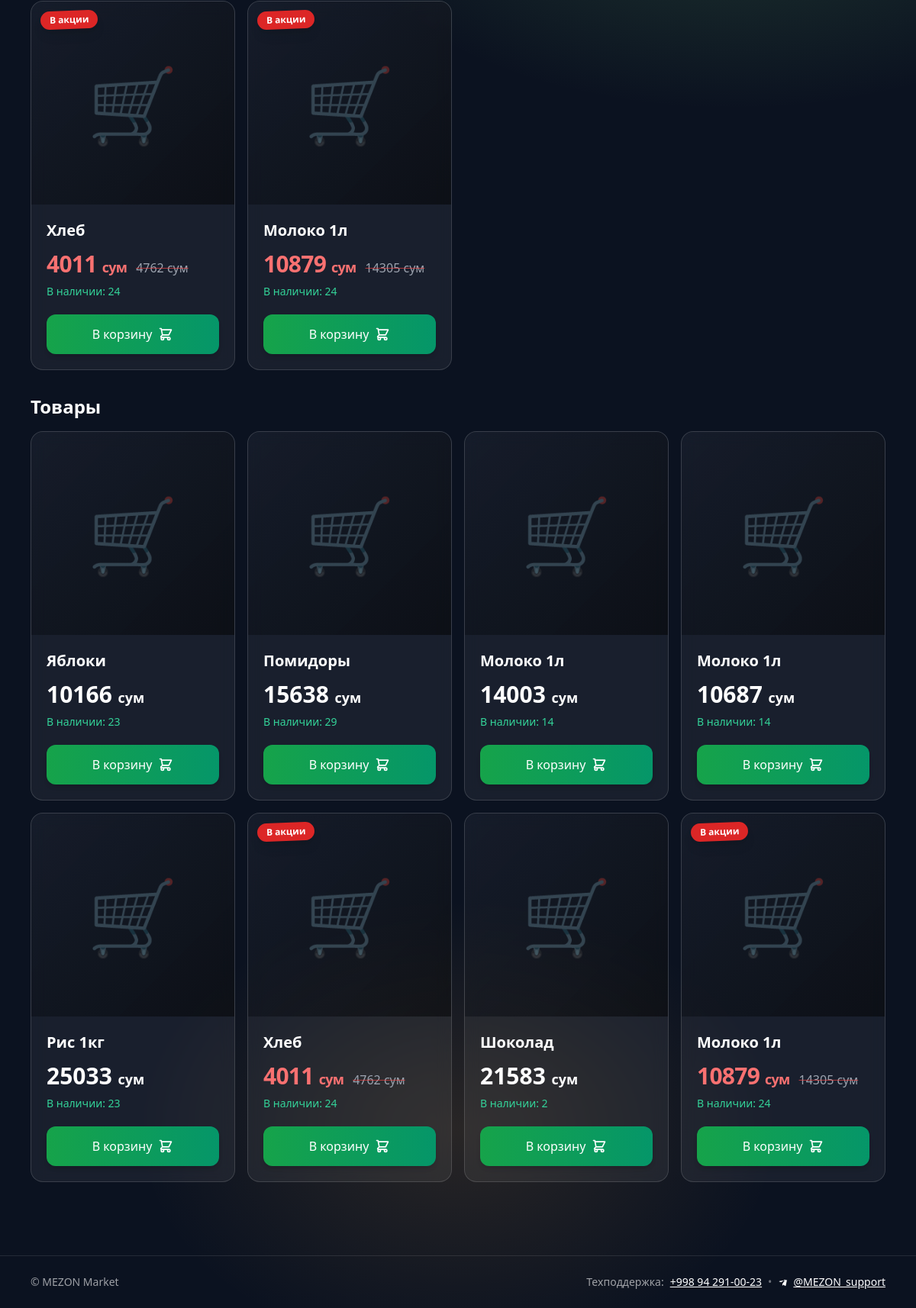
The app's page /category/2/ (lower part), older data.
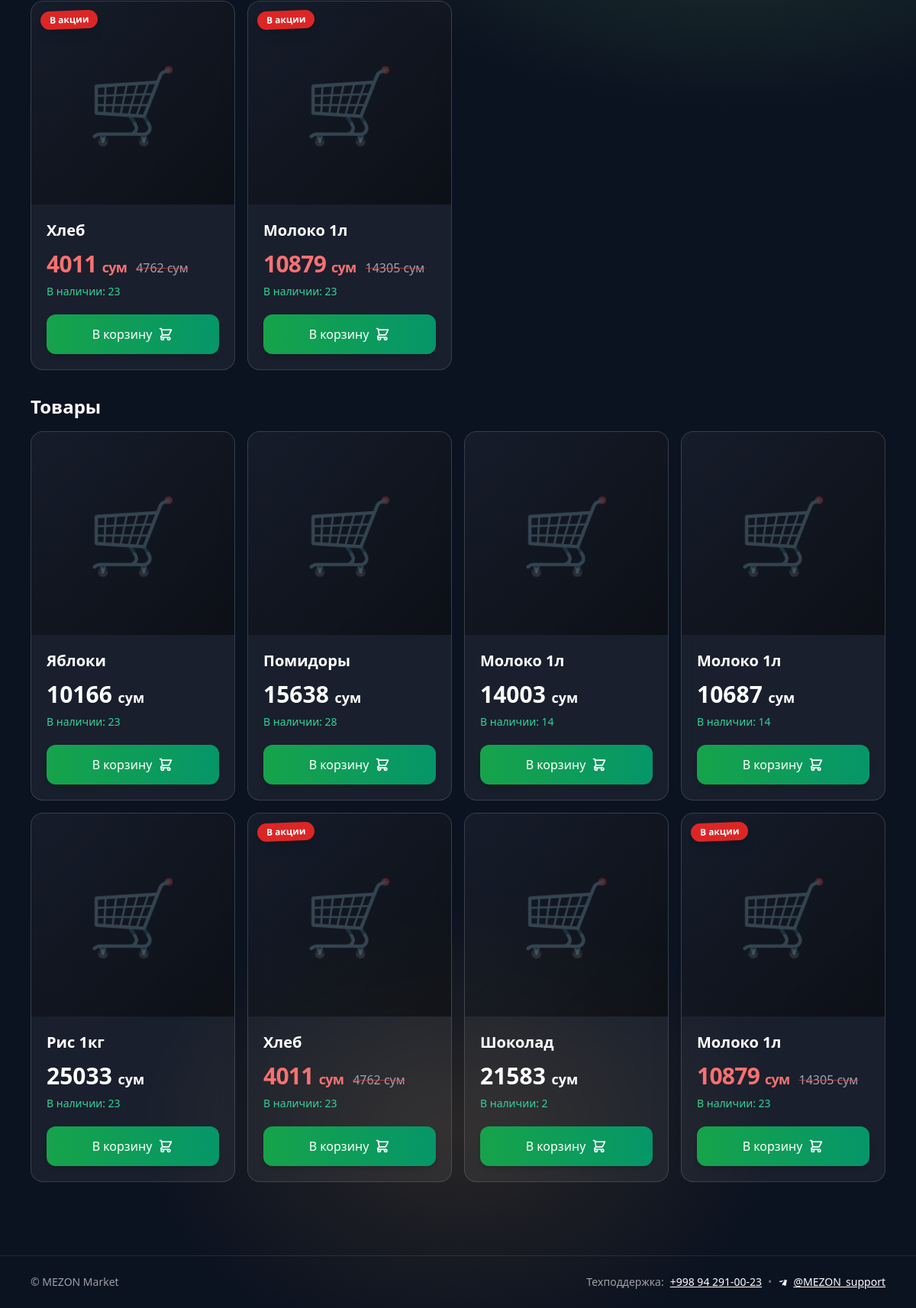
The same page, newer data.
### shop/models.py (models this page shows, shortened)
class Product(models.Model):
    category = models.ForeignKey(
        Category,
        related_name="products",
        on_delete=models.CASCADE
    )
    name_ru = models.CharField(max_length=255)
    name_uz = models.CharField(max_length=255, blank=True)
    name_uz_latn = models.CharField(max_length=255, blank=True)
    description_ru = models.TextField(blank=True)
    description_uz = models.TextField(blank=True)
    description_uz_latn = models.TextField(blank=True)
    price = models.DecimalField(max_digits=10, decimal_places=2)
    old_price = models.DecimalField(
        max_digits=10,
        decimal_places=2,
        null=True,
        blank=True
    )
    stock = models.PositiveIntegerField(default=0)
    image = models.ImageField(upload_to="products/", blank=True, null=True)
    @property
    def name(self):
        lang = get_language()
        if lang == "uz":
            return self.name_uz or self.name_ru
        if lang == "uz-latn":
            return self.name_uz_latn or self.name_ru
        return self.name_ru

### shop/views.py (the view)
# urls.py: path("category/<int:category_id>/", views.category, name="category"),
def category(request, category_id):
    category_obj = get_object_or_404(Category, id=category_id)
    qs = category_obj.products.all()
    promo_products = qs.filter(
        old_price__isnull=False,
        old_price__gt=F("price"),
    ).order_by("-id")
    products = qs.order_by("-id")
    return render(
        request,
        "shop/category.html",
        {
            "category": category_obj,
            "promo_products": promo_products,  # ✅ добавили
            "products": products,
        },
    )

### orders/context_processors.py (called while the page is built)
def cart_count(request):
    cart = request.session.get("cart", {})
    try:
        count = sum(int(v) for v in cart.values())
    except Exception:
        count = 0
    return {"cart_count": count}

### shop/models.py (called while the page is built)
def _lang_key() -> str:
    lang = (get_language() or "ru").lower()
    if lang.startswith("uz") and ("latn" in lang or "uz_latn" in lang or "uz-latn" in lang):
        return "uz_latn"
    if lang.startswith("uz"):
        return "uz"
    return "ru"

    @property
    def name(self) -> str:
        key = _lang_key()
        val = getattr(self, f"name_{key}", "") or ""
        return val or self.name_ru

### templates/shop/category.html (shortened to what this page needs)
{% extends "base.html" %}
{% load i18n %}
{% block content %}
{% if promo_products %}
  <div class="grid grid-cols-2 sm:grid-cols-2 md:grid-cols-3 lg:grid-cols-4 gap-4 mb-8">
    {% for product in promo_products %}
      {% include "shop/partials/product_card.html" with is_promo=True %}
    {% endfor %}
  </div>
{% endif %}
<h2 class="text-xl md:text-2xl font-extrabold mb-4">{% trans "Товары" %}</h2>
<div class="grid grid-cols-2 sm:grid-cols-2 md:grid-cols-3 lg:grid-cols-4 gap-4">
  {% for product in products %}
    {% include "shop/partials/product_card.html" %}
  {% empty %}
    <div class="glass p-6 rounded-3xl text-white/70 col-span-2 md:col-span-3 lg:col-span-4 text-center">
      {% trans "В этой категории пока нет товаров." %}
    </div>
  {% endfor %}
</div>
{% endblock %}

### templates/shop/partials/product_card.html
{% load i18n %}
<div class="glass rounded-2xl overflow-hidden flex flex-col h-full relative group">
  {% if is_promo or product.is_on_sale or product.old_price %}
    <div class="absolute top-3 left-3 z-20 bg-red-600 text-white text-xs font-bold px-3 py-1 rounded-full shadow-lg transform -rotate-2">
      {% trans "В акции" %}
    </div>
  {% endif %}
  <div class="relative pt-[100%] bg-gradient-to-br from-gray-900/40 to-black/50 overflow-hidden">
    {% if product.image %}
      <img src="{{ product.image.url }}" alt="{{ product.name|escape }}"
           class="absolute inset-0 w-full h-full object-cover transition-transform duration-500 group-hover:scale-110"
           loading="lazy">
    {% else %}
      <div class="absolute inset-0 flex items-center justify-center text-white/30 text-6xl sm:text-8xl">🛒</div>
    {% endif %}
  </div>
  <div class="p-4 sm:p-5 flex flex-col flex-grow">
    <h3 class="font-semibold text-base sm:text-lg md:text-xl line-clamp-2 mb-3 leading-tight">
      {{ product.name }}
    </h3>
    <div class="mt-auto space-y-2">
      {% if product.old_price and product.old_price > product.price %}
        <div class="flex items-baseline gap-3 flex-wrap">
          <span class="text-2xl sm:text-2.5xl md:text-3xl font-extrabold text-red-400 tracking-tight">
            {{ product.price|floatformat:0 }} <small class="text-lg">сум</small>
          </span>
          <span class="text-sm sm:text-base text-gray-400 line-through decoration-red-500/70">
            {{ product.old_price|floatformat:0 }} сум
          </span>
        </div>
      {% else %}
        <div class="text-2xl sm:text-2.5xl md:text-3xl font-extrabold">
          {{ product.price|floatformat:0 }} <small class="text-lg">сум</small>
        </div>
      {% endif %}
      <div class="text-xs sm:text-sm font-medium {% if product.stock > 0 %}text-emerald-400{% else %}text-red-500{% endif %}">
        {% if product.stock > 0 %}
          {% trans "В наличии" %}: {{ product.stock }}
        {% else %}
          {% trans "Нет в наличии" %}
        {% endif %}
      </div>
    </div>
    {% if product.stock > 0 %}
      <button type="button"
              class="mt-4 sm:mt-5 w-full py-3.5 px-5 rounded-xl font-medium text-white
                     bg-gradient-to-r from-green-600 to-emerald-600
                     hover:from-green-500 hover:to-emerald-500
                     active:from-green-700 active:to-emerald-700
                     transition-all duration-200 shadow-md hover:shadow-lg hover:shadow-green-800/30
                     active:scale-[0.98] flex items-center justify-center gap-2 disabled:opacity-60 disabled:cursor-not-allowed"
              data-product-id="{{ product.id }}"
              data-product-name="{{ product.name|escapejs }}"
              data-add-to-cart>
        <span>{% trans "В корзину" %}</span>
        <svg class="w-5 h-5" fill="none" stroke="currentColor" viewBox="0 0 24 24">
          <path stroke-linecap="round" stroke-linejoin="round" stroke-width="2" d="M3 3h2l.4 2M7 13h10l4-8H5.4M7 13L5.4 5M7 13l-2.293 2.293c-.63.63-.184 1.707.707 1.707H17m0 0a2 2 0 100 4 2 2 0 000-4zm-8 2a2 2 0 11-4 0 2 2 0 014 0z"/>
        </svg>
      </button>
    {% else %}
      <button disabled class="mt-4 sm:mt-5 w-full py-3.5 px-5 rounded-xl font-medium text-white/60 bg-gray-700/60 cursor-not-allowed">
        {% trans "Нет в наличии" %}
      </button>
    {% endif %}
  </div>
</div>

Row changes from the older to the newer data that the page shows:
changed Product "Хлеб": stock "24" → "23"
changed Product (number 2 of 8 on the later page): stock "24" → "23"
changed Product "Помидоры": stock "29" → "28"
